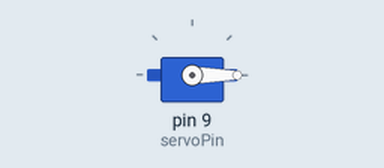
The sketch below on a simulated Arduino Uno, built with avr-gcc and run on an emulated ATmega328P. On the bench: servo.

Above: at 0.1 s.
At 25.6 s:
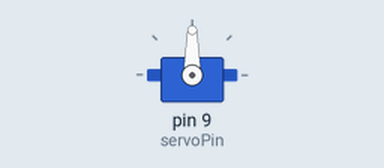
At 127.6 s:
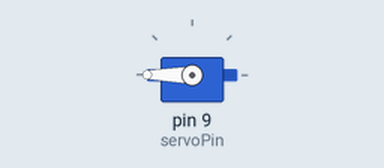
Timing chart, 0 to 129.1 s (numbered marks = the images above):
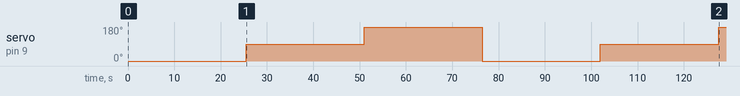

Measured:
- by itself, servo on pin 9 (servoPin): 0° → 90° at 25.5 s, → 180° 25.5 s later, → 0° 25.5 s later, → 90° 25.5 s later, … (5 changes in this stretch)

The sketch:

aips_push_forward.ino
```cpp
#include <Servo.h>

Servo servo;
int servoPin = 9;  // Pin connected to the servo signal wire
int rotationAngle = 0;  // Initial angle of rotation
int rotationDelay = 25000;  // Delay between rotations in milliseconds
int pauseDuration = 500;  // Duration of the pause in milliseconds

void setup() {
  servo.attach(servoPin);  // Attaching the servo to the pin
}

void loop() {
  // Rotate the servo to the current angle
  servo.write(rotationAngle);

  // Wait for the specified duration
  delay(pauseDuration);

  // Increment the rotation angle
  rotationAngle += 90;

  // Wrap around the angle if it exceeds 180 degrees
  if (rotationAngle > 180) {
    rotationAngle = 0;
  }

  // Wait for the specified delay before the next rotation
  delay(rotationDelay);
}
```
